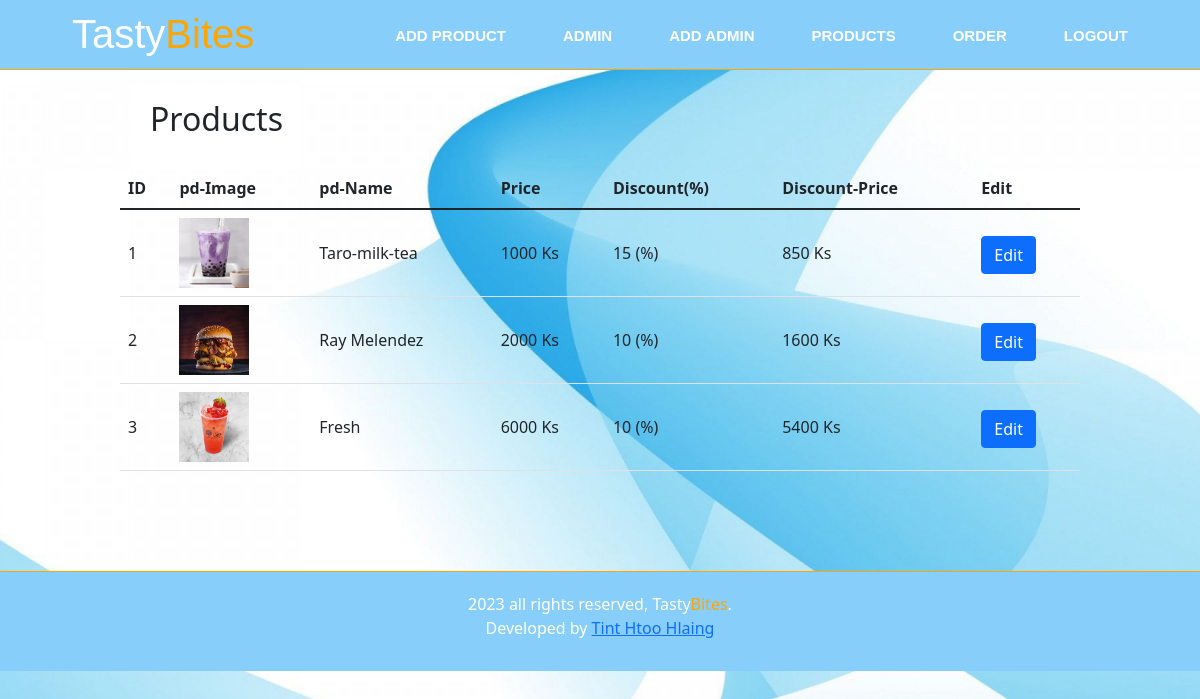
Screenshot of /admin/dis-product.php (signed in) with the database file from the repository.
### tables this page shows
CREATE TABLE `dis_products` (
  `id` int(11) NOT NULL,
  `prd_name` varchar(100) NOT NULL,
  `prd_price` varchar(100) NOT NULL,
  `dis_percentage` varchar(100) NOT NULL,
  `prd_image` varchar(500) NOT NULL,
  `dis_price` varchar(100) NOT NULL
);

### admin/dis-product.php (the view, shortened to what this page needs)
<?php
    include('connection.php');
 ?>
<!DOCTYPE html>
<html>
<head>
    <link rel="stylesheet" href="https://cdnjs.cloudflare.com/ajax/libs/font-awesome/5.15.3/css/all.min.css">
    <link rel="stylesheet" type="text/css" href="style.css">
    <link rel="stylesheet" type="text/css" href="admin.css">
    <link href="https://cdn.jsdelivr.net/npm/bootstrap@5.1.3/dist/css/bootstrap.min.css" rel="stylesheet">
</head>
<body>
    <div>
        <nav class="nav-section" style="position: fixed; top:0;">
            <a class="logo" style="text-decoration: none; padding-top: 10px;"><h1>Tasty<span>Bites</span></h1></a>
            <div class="menu">
                <ul><a href="add-product.php" style="text-decoration: none;">add product</a></ul>
                <ul><a href="admin.php" style="text-decoration: none;">admin</a></ul>
                <ul><a href="add-admin.php" style="text-decoration: none;">add admin</a></ul>
                <ul><a href="product.php" style="text-decoration: none;">products</a></ul>
                <ul><a href="order.php" style="text-decoration: none;">order</a></ul>
                <ul><a href="logout.php" style="text-decoration: none;">logout</a></ul>
            </div>
        </nav>
    </div>
    <div class="main-admin" style="width:80%; margin: 100px auto 20px;">
        <h2 style="margin: 30px;">Products</h2>
        <table class="table">
            <thead>
              <tr>
                <th>ID</th>
                <th>pd-Image</th>
                <th>pd-Name</th>
                <th>Price</th>
                <th>Discount(%)</th>
                <th>Discount-Price</th>
                <th>Edit</th>
              </tr>
            </thead>
            <?php
                $sql = "SELECT * FROM dis_products";
                $res = mysqli_query($con, $sql);
                $count = mysqli_num_rows($res);
                if($count>0){
                $snm = 1;
                    while($row=mysqli_fetch_assoc($res)){
                        $prd_name = $row['prd_name'];
                        $prd_price = $row['prd_price'];
                        $dis_percent = $row['dis_percentage'];
                        $dis_price = $row['dis_price'];
                        $prd_image = $row['prd_image'];
                        ?>
                            <tr>
                                <td class="ad1" style="line-height:70px;"><?php echo $snm++; ?></td>
                                <td>
                                    <?php
                                    if ($prd_name!="") {
                                        ?>
                                        <img src="../img/dis-product/<?php echo $prd_image; ?>" width="70px" height="70px">
                                        <?php
                                    }else{
                                        echo "No image added.";
                                    }
                                    ?>
                                 </td>
                                <td style="line-height: 70px"><?php echo $prd_name; ?></td>
                                <td style="line-height: 70px"><?php echo $prd_price." Ks"; ?></td>
                                <td style="line-height: 70px"><?php echo $dis_percent." (%)"; ?></td>
                                <td style="line-height: 70px"><?php echo $dis_price." Ks"; ?></td>
                                <td style="line-height: 70px"><a href="update-dis-product.php?id=<?php echo $row['id']; ?>" class="btn btn-primary">Edit</a></td>
                            </tr>
                        <?php
                    }
                }else{
                    ?>
                    <tr>
                        <td style="color: #964646; font-size: 40px;" colspan="7">No products to show.</td>
                    </tr>
                    <?php
                }
             ?>
        </table>
    </div>
    <?php include ('../footer.php'); ?>
</body>
</html>

### footer.php
<link rel="stylesheet" type="text/css" href="footer.css">
<div class="footer">
	<footer>
		<p class="foot-content">2023 all rights reserved, <a href="index.php" class="flogo">Tasty<span class="bites">Bites</span></a>. <br>Developed by <a href="#">Tint Htoo Hlaing</a></abbr></p>
	</footer>
</div>

### admin/style.css (style rules this page uses)
* { margin: 0; padding: 0; box-sizing: border-box; list-style-type: none; text-decoration: none; }
body { background-image: url('img/bg.jpg'); background-position: center; background-size: cover; background-attachment: fixed; }
.nav-section { background-color: lightskyblue; height: 70px; width: 100%; display: flex; position: fixed; top: 0; z-index: 1000; justify-content: space-between; border-bottom: 1px solid orange; }
.logo { font-family: 'Skranji', sans-serif; line-height: 70px; margin-left: 6%; font-size: 20px; color: white; transition: color 0.5s; }
.logo span { color: orange; }
.menu { display: flex; line-height: 70px; margin-right: 6%; }
.menu ul a { margin-left: 25px; text-transform: uppercase; font-size: 15px; font-weight: bold; font-family: 'Skranji', sans-serif; color: white; transition: color 0.5s; }

### admin/admin.css (style rules this page uses)
* { margin: 0; padding: 0; box-sizing: border-box; list-style-type: none; text-decoration: none; }
body { background-image: url('img/bg.jpg'); background-position: center; background-size: cover; background-attachment: fixed; }
.nav-section { background-color: lightskyblue; height: 70px; width: 100%; display: flex; position: fixed; top: 0; justify-content: space-between; border-bottom: 1px solid orange; }
.logo { font-family: 'Skranji', sans-serif; line-height: 70px; margin-left: 6%; font-size: 20px; color: white; transition: color 0.5s; }
.logo span { color: orange; }
.menu { display: flex; line-height: 70px; margin-right: 6%; }
.menu ul a { margin-left: 25px; text-transform: uppercase; font-size: 15px; font-weight: bold; font-family: 'Skranji', sans-serif; color: white; transition: color 0.5s; }

### admin/footer.css (style rules this page uses)
* { margin: 0; padding: 0; }
.footer { margin-top: 100px; width: 100%; }
footer { bottom: 0; width: 100%; height: 100px; background-color: lightskyblue; color: white; border-top: 1px solid orange; }
.foot-content { text-align: center; padding: 20px; }
.flogo { text-decoration: none; color: white; transition: 0.5s; }
.bites { color: orange; }

### rows the page displays
dis_products: prd_image (picture), prd_name "Taro-milk-tea", prd_price "1000", dis_percentage "15", dis_price "850"
dis_products: prd_image (picture), prd_name "Ray Melendez", prd_price "2000", dis_percentage "10", dis_price "1600"
dis_products: prd_image (picture), prd_name "Fresh", prd_price "6000", dis_percentage "10", dis_price "5400"
